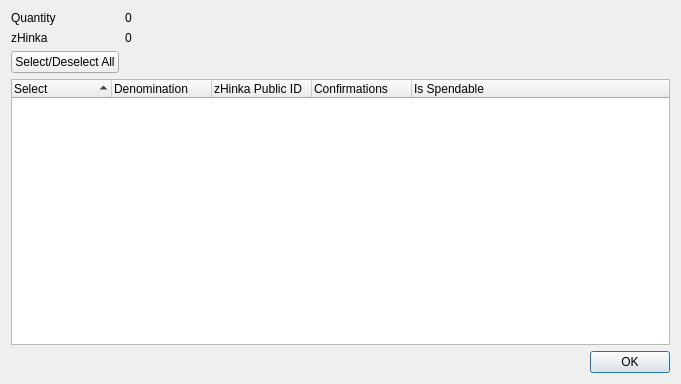
<?xml version="1.0" encoding="UTF-8"?>
<ui version="4.0">
 <class>ZHinkaControlDialog</class>
 <widget class="QDialog" name="ZHinkaControlDialog">
  <property name="geometry">
   <rect>
    <x>0</x>
    <y>0</y>
    <width>681</width>
    <height>384</height>
   </rect>
  </property>
  <property name="minimumSize">
   <size>
    <width>681</width>
    <height>384</height>
   </size>
  </property>
  <property name="windowTitle">
   <string>Select zHinka to Spend</string>
  </property>
  <layout class="QGridLayout" name="gridLayout">
   <item row="0" column="0">
    <layout class="QFormLayout" name="formLayout">
     <property name="sizeConstraint">
      <enum>QLayout::SetDefaultConstraint</enum>
     </property>
     <item row="0" column="0">
      <widget class="QLabel" name="labelQuantity">
       <property name="text">
        <string>Quantity</string>
       </property>
      </widget>
     </item>
     <item row="0" column="1">
      <widget class="QLabel" name="labelQuantity_int">
       <property name="text">
        <string>0</string>
       </property>
      </widget>
     </item>
     <item row="1" column="0">
      <widget class="QLabel" name="labelZHinka">
       <property name="text">
        <string>zHinka</string>
       </property>
      </widget>
     </item>
     <item row="1" column="1">
      <widget class="QLabel" name="labelZHinka_int">
       <property name="text">
        <string>0</string>
       </property>
      </widget>
     </item>
     <item row="2" column="0">
      <widget class="QPushButton" name="pushButtonAll">
       <property name="text">
        <string>Select/Deselect All</string>
       </property>
      </widget>
     </item>
    </layout>
   </item>
   <item row="1" column="0">
    <layout class="QVBoxLayout" name="verticalLayout">
     <item>
      <widget class="QTreeWidget" name="treeWidget">
       <property name="minimumSize">
        <size>
         <width>0</width>
         <height>250</height>
        </size>
       </property>
       <property name="alternatingRowColors">
        <bool>true</bool>
       </property>
       <property name="sortingEnabled">
        <bool>true</bool>
       </property>
       <property name="columnCount">
        <number>5</number>
       </property>
       <attribute name="headerDefaultSectionSize">
        <number>100</number>
       </attribute>
       <column>
        <property name="text">
         <string notr="true">Select</string>
        </property>
       </column>
       <column>
        <property name="text">
         <string notr="true">Denomination</string>
        </property>
       </column>
       <column>
        <property name="text">
         <string notr="true">zHinka Public ID</string>
        </property>
       </column>
       <column>
        <property name="text">
         <string notr="true">Confirmations</string>
        </property>
       </column>
       <column>
        <property name="text">
         <string>Is Spendable</string>
        </property>
       </column>
      </widget>
     </item>
     <item>
      <widget class="QDialogButtonBox" name="buttonBox">
       <property name="orientation">
        <enum>Qt::Horizontal</enum>
       </property>
       <property name="standardButtons">
        <set>QDialogButtonBox::Ok</set>
       </property>
      </widget>
     </item>
    </layout>
   </item>
  </layout>
 </widget>
 <resources/>
 <connections>
  <connection>
   <sender>buttonBox</sender>
   <signal>accepted()</signal>
   <receiver>ZHinkaControlDialog</receiver>
   <slot>accept()</slot>
   <hints>
    <hint type="sourcelabel">
     <x>248</x>
     <y>254</y>
    </hint>
    <hint type="destinationlabel">
     <x>157</x>
     <y>274</y>
    </hint>
   </hints>
  </connection>
  <connection>
   <sender>buttonBox</sender>
   <signal>rejected()</signal>
   <receiver>ZHinkaControlDialog</receiver>
   <slot>reject()</slot>
   <hints>
    <hint type="sourcelabel">
     <x>316</x>
     <y>260</y>
    </hint>
    <hint type="destinationlabel">
     <x>286</x>
     <y>274</y>
    </hint>
   </hints>
  </connection>
 </connections>
</ui>
